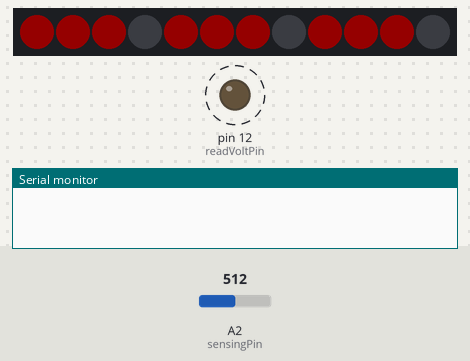
This sketch was run on a simulated Arduino Uno, built with avr-gcc and run on an emulated ATmega328P. Shown: 12 RGB LEDs in strip order, left to right, output pins drawn as LEDs (lit = HIGH), the last lines printed to the serial monitor. Dashed ring = blinking. The inputs (shaded band) are chosen by the test bench; at power-on: A2 (sensingPin) = 512. Dim RGB values are drawn brighter than linear; pins used as bus, display or sensor lines are not drawn.

Above: at 0.1 s.
At 0.6 s:
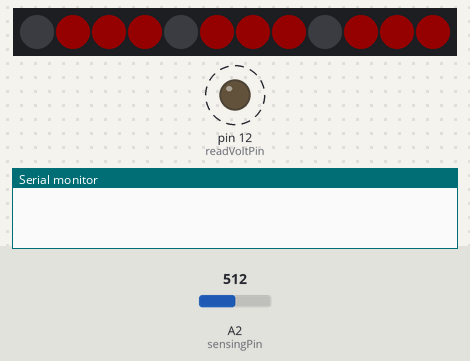
At 1.1 s:
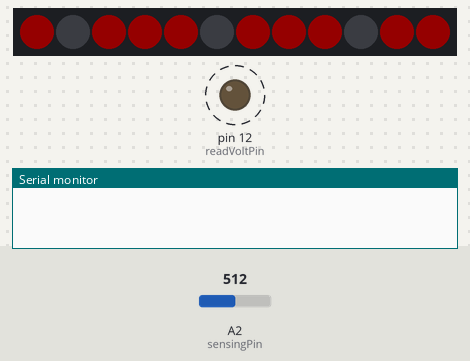
At 2.46 s:
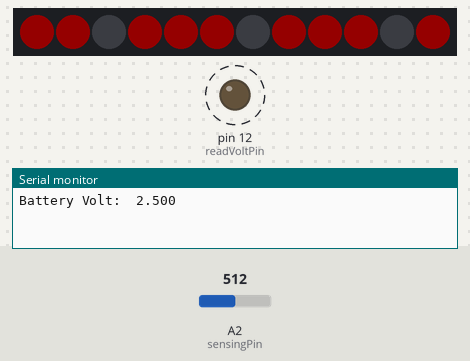
Timing chart, 0 to 40.0 s (numbered marks = the images above):
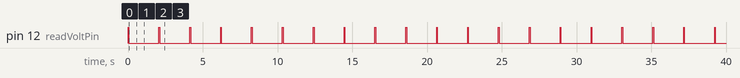

The sketch:

neo_pixel_ring_running_grp_of_4.ino
```cpp
#include <Adafruit_NeoPixel.h>
#ifdef __AVR__
#include <avr/power.h>
#endif

#define PIN 6
#define NumberPixel 12
#define GROUP 4
#define readVoltPin 12
#define powerOnPin 4
#define sensingPin A2
#define lowBattVolt 3.8
#define BRIGTNESS 20
float batteryVolt = 0.0;
int printInterval = 2000;
unsigned long printTime = 0;
const float OnTime = 0.5 ; // OnTime in hours
bool ON = true;

// Parameter 1 = number of pixels
// Parameter 2 = Arduino pin number (most are valid)
// Parameter 3 = pixel type flags, add together as needed:
//   NEO_KHZ800  800 KHz bitstream (most NeoPixel products w/WS2812 LEDs)
//   NEO_KHZ400  400 KHz (classic 'v1' (not v2) FLORA pixels, WS2811 drivers)
//   NEO_GRB     Pixels are wired for GRB bitstream (most NeoPixel products)
//   NEO_RGB     Pixels are wired for RGB bitstream (v1 FLORA pixels, not v2)
//   NEO_RGBW    Pixels are wired for RGBW bitstream (NeoPixel RGBW products)
Adafruit_NeoPixel pixels = Adafruit_NeoPixel(NumberPixel, PIN, NEO_GRB + NEO_KHZ800);

// IMPORTANT: To reduce NeoPixel burnout risk, add 1000 uF capacitor across
// pixel power leads, add 300 - 500 Ohm resistor on first pixel's data input
// and minimize distance between Arduino and first pixel.  Avoid connecting
// on a live circuit...if you must, connect GND first.

void setup() {
  // This is for Trinket 5V 16MHz, you can remove these three lines if you are not using a Trinket
#if defined (__AVR_ATtiny85__)
  if (F_CPU == 16000000) clock_prescale_set(clock_div_1);
#endif
  // End of trinket special code

  pixels.begin();
  pixels.show(); // Initialize all pixels to 'off'

  pinMode(readVoltPin, OUTPUT);
  pinMode(powerOnPin, OUTPUT);
  digitalWrite(readVoltPin, HIGH);
  digitalWrite(powerOnPin, HIGH);
  delay(50);
  batteryVolt = analogRead(sensingPin);
  batteryVolt = batteryVolt * 5 / 1024.0;
  digitalWrite(readVoltPin, LOW);
  Serial.begin(9600);
}

void loop() {
  if (millis() - printTime > printInterval) {
    printTime = millis();
    digitalWrite(readVoltPin, HIGH);
    delay(50);
    batteryVolt = analogRead(sensingPin);
    batteryVolt = batteryVolt * 5 / 1024.0;
    Serial.print("Battery Volt:  ");
    Serial.println(batteryVolt, 3);
    digitalWrite(readVoltPin, LOW);
    //    if (batteryVolt > lowBattVolt) {
    //      ON = true;
    //    } else {
    //      ON = false;
    //    }
  }
  if (ON) {
    for (int j = 0; j < GROUP; j++) {
      for (int i = 0; i < NumberPixel / GROUP; i++) {
        for (int k = 0; k < 3; k++) {
          int m = j + i * GROUP + k;
//          Serial.print("j ");
//          Serial.print(j);
//          Serial.print("   i ");
//          Serial.print(i);
//          Serial.print("   k ");
//          Serial.print(k);
//          Serial.print("   m ");
//          Serial.print(m);
          if (m > (NumberPixel - 1)) {
            m = m - NumberPixel;
          }
//          Serial.print("   m(cal) ");
//          Serial.println(m);
          pixels.setPixelColor(m, pixels.Color(BRIGTNESS, 0, 0));
        }
      }
      pixels.show();
//      Serial.println("delay");
//      Serial.println("");
      delay(100);
      pixels.clear();
    }
  }
}
```

Measured:
- by itself, pin 12 (readVoltPin): alternates HIGH for 0.05 s and LOW for 2.0 s
- by itself, everything shown: repeats every 2.1 s, in 21 steps
